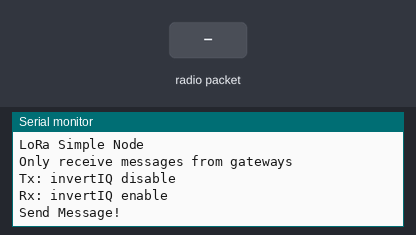
This sketch was run on a simulated ESP32. Shown: the last lines printed to the serial monitor. The test bench sets the inputs (shaded band). No radio packets arrive unless stated.

Above: at 1.2 s.
1.3 s: radio packet "1" arrives
At 1.9 s:
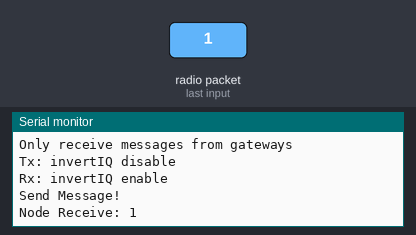
2.8 s: radio packet "0" arrives
At 2.97 s:
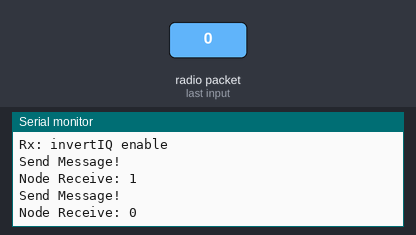
4.3 s: radio packet "2" arrives
At 4.9 s:
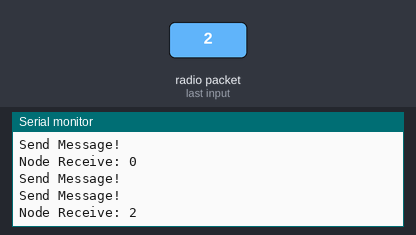

The sketch:

esp32.mini.LoRa.simple.node.IQ.210220.ino
```cpp
/*
  LoRa Simple Gateway/Node Exemple

  This code uses InvertIQ function to create a simple Gateway/Node logic.

  Gateway - Sends messages with enableInvertIQ()
          - Receives messages with disableInvertIQ()

  Node    - Sends messages with disableInvertIQ()
          - Receives messages with enableInvertIQ()

  With this arrangement a Gateway never receive messages from another Gateway
  and a Node never receive message from another Node.
  Only Gateway to Node and vice versa.

  This code receives messages and sends a message every second.

  InvertIQ function basically invert the LoRa I and Q signals.

  See the Semtech datasheet, http://www.semtech.com/images/datasheet/sx1276.pdf
  for more on InvertIQ register 0x33.

  created 05 August 2018
  by Luiz H. Cassettari
*/

#include <SPI.h>              // include libraries
#include <LoRa.h>


#define SS       5 // 26     // D0 - to NSS
#define RST     15  //16     // D4  - RST
#define DI0     26      // D8 - INTR

#define SCK     18      // D5 - CLK
#define MISO    19      // D6 - MISO
#define MOSI    23      // D7 - MOSI
#define BAND    434E6

int sf=7;
long sbw=125E3;

void setup() {
  Serial.begin(9600);                   // initialize serial
  while (!Serial);

  SPI.begin(SCK, MISO, MOSI, SS);  // SCK, MISO, MOSI, SS
  LoRa.setPins(SS, RST, DI0);


  if (!LoRa.begin(BAND)) {
    Serial.println("LoRa init failed. Check your connections.");
    while (true);                       // if failed, do nothing
  }

  Serial.println("LoRa init succeeded.");
  Serial.println();
  Serial.println("LoRa Simple Node");
  Serial.println("Only receive messages from gateways");
  Serial.println("Tx: invertIQ disable");
  Serial.println("Rx: invertIQ enable");
  Serial.println();

  LoRa.onReceive(onReceive);
  LoRa.onTxDone(onTxDone);
  LoRa_rxMode();
}

void loop() {
  if (runEvery(1000)) { // repeat every 1000 millis

    String message = "HeLoRa World! ";
    message += "I'm a Node! ";
    message += millis();

    LoRa_sendMessage(message); // send a message

    Serial.println("Send Message!");
  }
}

void LoRa_rxMode(){
  LoRa.enableInvertIQ();                // active invert I and Q signals
  LoRa.receive();                       // set receive mode
}

void LoRa_txMode(){
  LoRa.idle();                          // set standby mode
  LoRa.disableInvertIQ();               // normal mode
}

void LoRa_sendMessage(String message) {
  LoRa_txMode();                        // set tx mode
  LoRa.beginPacket();                   // start packet
  LoRa.print(message);                  // add payload
  LoRa.endPacket(true);                 // finish packet and send it
}

void onReceive(int packetSize) {
  String message = "";

  while (LoRa.available()) {
    message += (char)LoRa.read();
  }

  Serial.print("Node Receive: ");
  Serial.println(message);
}

void onTxDone() {
  Serial.println("TxDone");
  LoRa_rxMode();
}

boolean runEvery(unsigned long interval)
{
  static unsigned long previousMillis = 0;
  unsigned long currentMillis = millis();
  if (currentMillis - previousMillis >= interval)
  {
    previousMillis = currentMillis;
    return true;
  }
  return false;
}
```

Measured:
- after the input at 1.3 s, the serial monitor: prints a new line at once (image 1)
- after the input at 2.8 s, the serial monitor: prints a new line at once (image 2)
- after the input at 4.3 s, the serial monitor: prints a new line at once (image 3)
